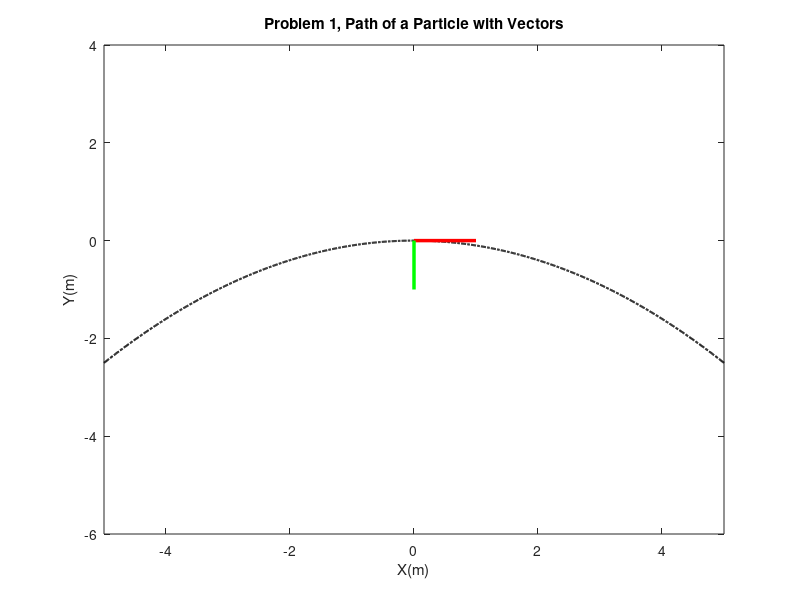

The MATLAB source for this figure:
clear, clc
close all
%Interactive 12.7 | Nouh Shaikh | Dynamics

x = -5:0.01:5;
y = -0.1*x.^2;

utx = [0 1];
uty = [0 0];

unx = [0 0];
uny = [0 -1];


plot(x,y,'k-.','LineWidth',1.5)
hold on
plot(utx,uty,'r','LineWidth',2.5)
plot(unx,uny,'g','LineWidth',2.5)
axis([-5 5 -6 4])
title('Problem 1, Path of a Particle with Vectors')
xlabel('X(m)')
ylabel('Y(m)')

